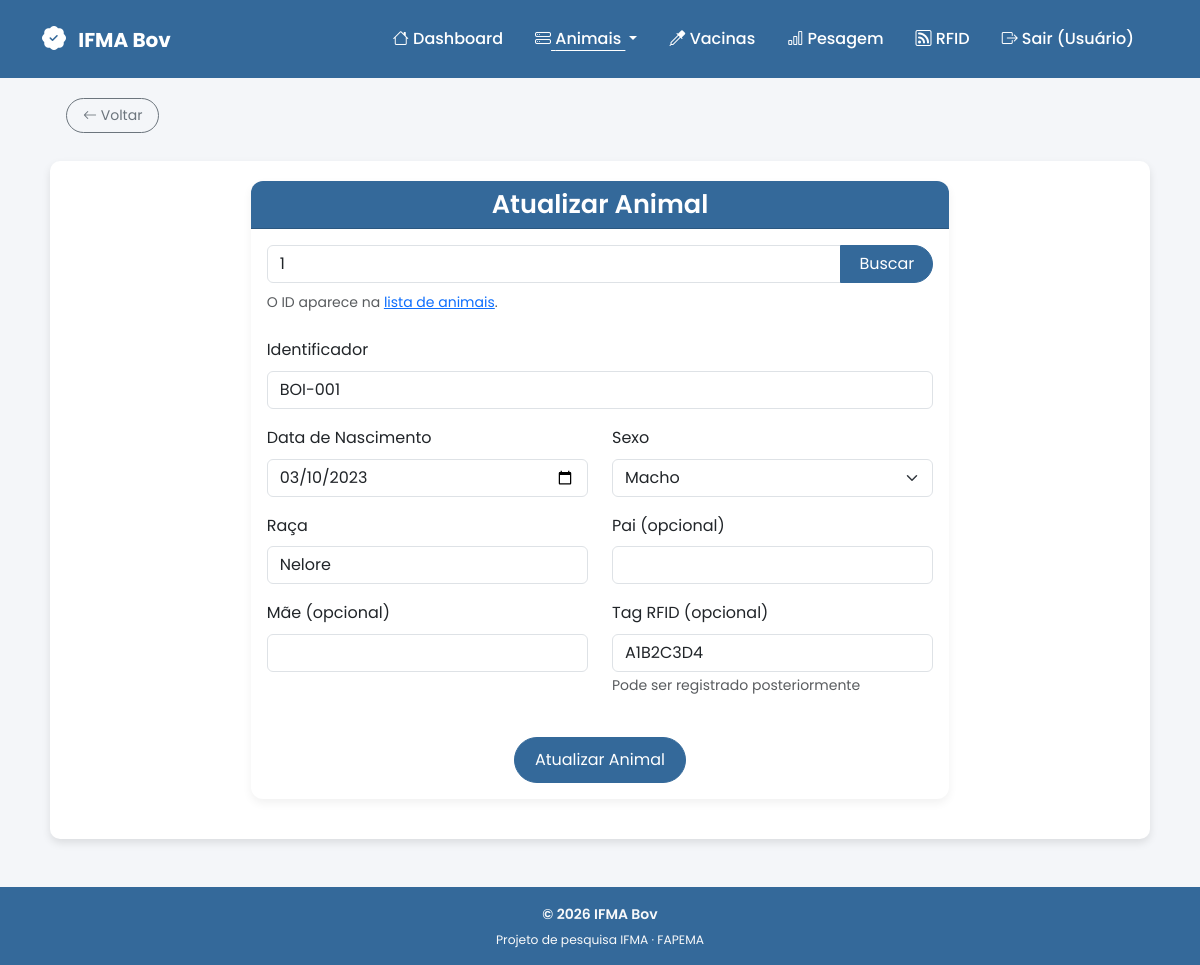
Screenshot of /pages/atualizar.php?id=1 (signed in) with the database file from the repository.
### tables this page shows
CREATE TABLE IF NOT EXISTS animais (
    id INT AUTO_INCREMENT PRIMARY KEY,
    identificador VARCHAR(50) NOT NULL,
    data_nascimento DATE NOT NULL,
    genero ENUM('M','F') NOT NULL,
    raca VARCHAR(50) NOT NULL,
    pai_id VARCHAR(50) DEFAULT NULL,
    mae_id VARCHAR(50) DEFAULT NULL,
    peso DECIMAL(6,2) NOT NULL,
    tag_id VARCHAR(50) UNIQUE DEFAULT NULL,
    data_registro TIMESTAMP DEFAULT CURRENT_TIMESTAMP
);

### pages/atualizar.php (the view, shortened to what this page needs)
<?php
require_once '../includes/header.php';
$id_animal = isset($_GET['id']) ? (int) $_GET['id'] : null;
$animal = null;
if ($id_animal) {
    try {
        $stmt = $conn->prepare("SELECT * FROM animais WHERE id = ?");
        $stmt->execute([$id_animal]);
        $animal = $stmt->fetch(PDO::FETCH_ASSOC);
    } catch (PDOException $e) {
        echo "<div class='alert alert-danger text-center mt-3'>Erro ao buscar o animal. Tente novamente.</div>";
    }
}
?>
<div class="container my-5">
    <div class="row justify-content-center">
        <div class="col-lg-8">
            <div class="card card-custom">
                <div class="card-header card-header-custom text-center">
                    <h2 class="mb-0">Atualizar Animal</h2>
                </div>
                <div class="card-body">
                    <form method="POST" class="mb-4">
                        <div class="input-group">
                            <input type="number" class="form-control" name="id_busca" placeholder="Digite o ID do animal" value="<?= $id_animal ?: '' ?>" min="1" required>
                            <button type="submit" class="btn btn-primary">Buscar</button>
                        </div>
                    </form>
                    <small class="text-muted d-block mb-4" style="margin-top: -16px;">
                        O ID aparece na <a href="informacoes.php">lista de animais</a>.
                    </small>
                    <?php if ($animal): ?>
                    <form method="POST">
                        <div class="mb-3">
                            <label for="identificador" class="form-label">Identificador</label>
                            <input type="text" class="form-control" id="identificador" name="identificador" value="<?= htmlspecialchars($animal['identificador']) ?>" required>
                        </div>
                        <div class="row">
                            <div class="col-md-6 mb-3">
                                <label for="nascimento" class="form-label">Data de Nascimento</label>
                                <input type="date" class="form-control" id="nascimento" name="nascimento" value="<?= $animal['data_nascimento'] ?>" max="<?= date('Y-m-d') ?>" required>
                            </div>
                            <div class="col-md-6 mb-3">
                                <label for="sexo" class="form-label">Sexo</label>
                                <select class="form-select" id="sexo" name="sexo" required>
                                    <option value="M" <?php echo $animal['genero'] === 'M' ? 'selected' : ''; ?>>Macho</option>
                                </select>
                            </div>
                        </div>
                        <div class="row">
                            <div class="col-md-6 mb-3">
                                <label for="raca" class="form-label">Raça</label>
                                <input type="text" class="form-control" id="raca" name="raca" value="<?= htmlspecialchars($animal['raca'] ?? '') ?>" required>
                            </div>
                            <div class="col-md-6 mb-3">
                                <label for="pai" class="form-label">Pai (opcional)</label>
                                <input type="text" class="form-control" id="pai" name="pai" value="<?= htmlspecialchars($animal['pai_id'] ?? '') ?>">
                            </div>
                        </div>
                        <div class="row">
                            <div class="col-md-6 mb-3">
                                <label for="mae" class="form-label">Mãe (opcional)</label>
                                <input type="text" class="form-control" id="mae" name="mae" value="<?= htmlspecialchars($animal['mae_id'] ?? '') ?>">
                            </div>
                            <div class="col-md-6 mb-3">
                                <label for="tag_id" class="form-label">Tag RFID (opcional)</label>
                                <input type="text" class="form-control" id="tag_id" name="tag_id" value="<?= htmlspecialchars($animal['tag_id'] ?? '') ?>" placeholder="Ex: 770EA45F">
                                <small class="text-muted">Pode ser registrado posteriormente</small>
                            </div>
                        </div>
                        <div class="text-center mt-4">
                            <button type="submit" class="btn btn-primary">Atualizar Animal</button>
                        </div>
                    </form>
                    <?php endif; ?>
                </div>
            </div>
        </div>
    </div>
</div>
<?php include '../includes/footer.php'; ?>

### assets/css/styles.css (style rules this page uses)
* { box-sizing: border-box; }
body { font-family: 'Poppins', sans-serif; background-color: #f4f6f9; color: #333; line-height: 1.6; min-height: 100vh; display: flex; flex-direction: column; }
body > .container { max-width: 1100px; margin: 40px auto; padding: 20px; background: #ffffff; border-radius: 10px; box-shadow: 0 4px 8px rgba(0, 0, 0, 0.1); }
h1, h2 { color: inherit; font-weight: 600; text-align: center; margin-bottom: 20px; }
.btn { border-radius: 50px; transition: all 0.3s ease-in-out; }
.btn:not(.btn-sm) { padding: 10px 20px; }
.input-group > .btn { border-radius: 0 50px 50px 0; padding: 6px 18px; }
.btn-primary { background-color: #34699A; border-color: #34699A; }
.card-custom { border-radius: 12px; border: none; box-shadow: 0 4px 10px rgba(0, 0, 0, 0.06); margin-bottom: 20px; }
.card-header-custom { background-color: #34699A; color: #fff; border-radius: 12px 12px 0 0 !important; }
.card-header-custom h2 { font-size: 1.6rem; margin: 0; }

### rows the page displays
animais: identificador "BOI-001", nascimento "03/10/2023", sexo "Macho", raca "Nelore", tag_id "A1B2C3D4"

### other values shown
strtok($_SESSION['user_nome'], ' ') "Usuário"
